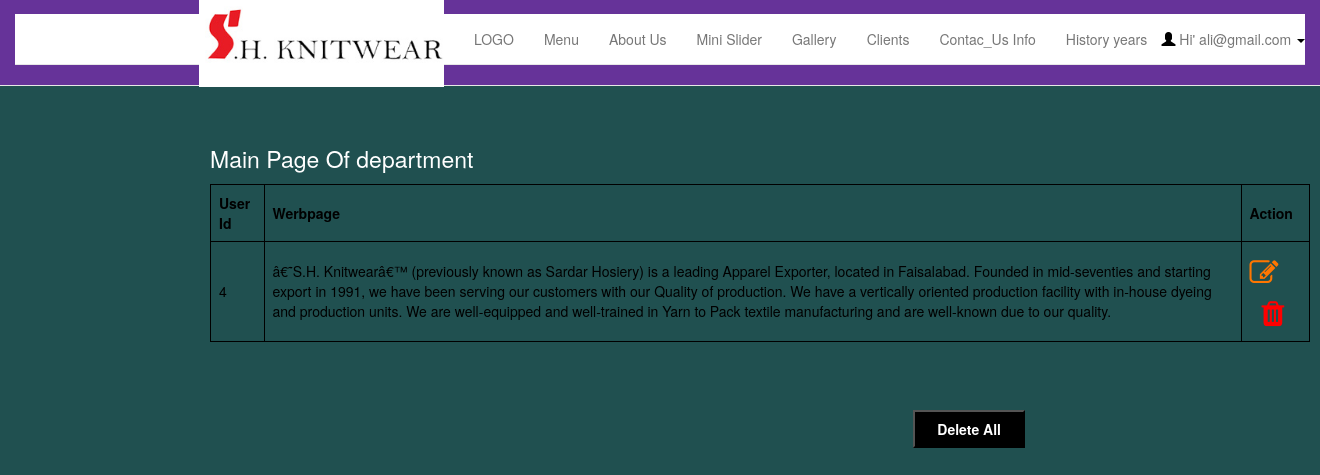
The app's page /admin/mange_about_us.php (signed in) with its own data.
### tables this page shows
CREATE TABLE `users` (
  `userId` int(11) NOT NULL,
  `userName` varchar(30) NOT NULL,
  `userEmail` varchar(60) NOT NULL,
  `userPass` varchar(255) NOT NULL
);

CREATE TABLE `about_us` (
  `user_id` int(11) NOT NULL,
  `werbpage` varchar(1000) NOT NULL
);

### admin/mange_about_us.php (the view, shortened to what this page needs)
<?php
  include "config.php";
  include "header.php";
?>
<html>
<head>
<link rel="stylesheet" href="https://cdnjs.cloudflare.com/ajax/libs/font-awesome/4.7.0/css/font-awesome.min.css">
</head>
<body>
<table style="width:1100px;  margin:135px 210px; ">
<caption style="color: #fff; font-size: 23px;">Main Page Of department </caption>
<tr>
    <th>User Id</th>
    <th>Werbpage</th>
    <th>Action</th>
</tr>
                    <?php
                        $sql = "SELECT * FROM about_us ";
                           $result = $conn->query($sql);
                           if ($result->num_rows > 0) {
                            while($row = $result->fetch_assoc()) {
                            $user_id = $row["user_id"];
                            $werbpage= $row['werbpage'];
                    ?>
                    <tr>
                        <td><?php echo $user_id; ?></td>
                        <td><?php echo $werbpage; ?></td>
                        <td>
                            <a href="update_about_us.php?id=<?php echo $user_id; ?>" style="font-size: 29px;" ><i class="fa fa-pencil-square-o" aria-hidden="true" style="color: #ff7600;"></i></a>
                            <a href="del_about_us.php?id=<?php echo $user_id; ?>" onClick="return do_confirm();" style="margin-left:12px; font-size: 29px;"><i class="fa fa-trash" aria-hidden="true" style="color: red;"></i></a>
                        </td>
                    </tr>
                    <?php }} ?>
</table>
                    <?php
                        $sql = "SELECT * FROM about_us ";
                           $result = $conn->query($sql);
                           if ($result->num_rows > 0) {
                            while($row = $result->fetch_assoc()) {
                            $user_id= $row['user_id'];
                    ?>
                        <a href="all_del_about_us.php?id=<?php echo $user_id; ?>" onClick="return do_confirm();">
                            <input type="submit" name="submit" value="Delete All" style="background-color: #000; color: #fff;">
                        </a>
                    <?php }} ?>
</body>
</html>

### admin/header.php (shortened to what this page needs)
<?php
	require_once 'dbconnect.php';
	$res=mysqli_query($conn,"SELECT * FROM users WHERE userId=".$_SESSION['user']);
	$userRow=mysqli_fetch_array($res);
?>
<!DOCTYPE html>
<html>
<head>
<link rel="stylesheet" href="assets/css/bootstrap.min.css" type="text/css"  />
<link rel="stylesheet" href="style.css" type="text/css" />
	<link href="http://netdna.bootstrapcdn.com/bootstrap/3.3.5/css/bootstrap.css" rel="stylesheet">
<link rel="stylesheet" href="https://cdnjs.cloudflare.com/ajax/libs/font-awesome/4.7.0/css/font-awesome.min.css">
</head>
<body style="background-color:rgb(32, 80, 80);">
	<nav class="navbar navbar-default navbar-fixed-top">
      <div class="container-fluid" style="    background: rebeccapurple;">
        <div class="navbar-header">
          <a class="navbar-brand" href="home.php"><img src="1.png"  width="169px"></a>
        </div>
        <div id="navbar" class="navbar-collapse collapse dropdown" style="margin-top:14px;">
			<div id="navbar">
					  <nav class="navbar navbar-default navbar-static-top" role="navigation">
						<div class="navbar-header">
						  <a class="navbar-brand"href="home.php"><img src="logo1.jpg" style="margin-top:-29px; width: 245px;"></a>
						</div>
						<div class="collapse navbar-collapse" id="navbar-collapse-1" style="    background: white;">
						  <ul class="nav navbar-nav">
							<li><a href="mange_logo.php">LOGO</a></li>
							<li class="dropdown">
							  <a href="home.php" class="dropdown-toggle" data-toggle="dropdown">Menu</a>
							</li>
							<li class="dropdown">
							  <a href="home.php" class="dropdown-toggle" data-toggle="dropdown">About Us</a>
							</li>
							<li class="dropdown">
							  <a href="home.php" class="dropdown-toggle" data-toggle="dropdown">Mini Slider </a>
							</li>
							<li class="dropdown">
							  <a href="home.php" class="dropdown-toggle" data-toggle="dropdown">Gallery </a>
							</li>
							<li class="dropdown">
							  <a href="home.php" class="dropdown-toggle" data-toggle="dropdown">Clients </a>
							</li>
							<li class="dropdown">
							  <a href="home.php" class="dropdown-toggle" data-toggle="dropdown">Contac_Us Info </a>
							</li>
							<li class="dropdown">
							  <a href="home.php" class="dropdown-toggle" data-toggle="dropdown">History years </a>
							</li>
						  </ul>
						</div>
						 	<ul class="nav navbar-nav navbar-right">
					            <li class="dropdown" style="margin-top:-50px;">
					              <a href="#" class="dropdown-toggle" data-toggle="dropdown" role="button" aria-haspopup="true" aria-expanded="false">
								  <span class="glyphicon glyphicon-user"></span>&nbsp;Hi' <?php echo $userRow['userEmail']; ?>&nbsp;<span class="caret"></span></a>
					            </li>
					         </ul>
					  </nav>
				</div>
        </div>
      </div>
    </nav>

### admin/style.css (style rules this page uses)
* { margin:0; padding:0; }
@media (min-width: 768px) { #navbar { text-align: center; } }

### admin/header.php (style rules this page uses)
* { padding:0px; margin:0px; color: black; }
table, th,td { border: 1px solid black; border-collapse: collapse; }
th, td { padding: 8px; }

### admin/mange_about_us.php (style rules this page uses)
* { padding:0px; margin:0px; }
table, th,td { border: 1px solid black; border-collapse: collapse; }
th, td { padding: 8px; }
input { float: right; margin-right: 295px; margin-top: -67px; padding: 7px 22px; font-weight: 700; background-clip: padding-box; }
th { color: #000; }

### records on screen
users: userEmail "ali@gmail.com"
about_us: user_id "4", werbpage "â€˜S.H. Knitwearâ€™ (previously known as Sardar Hosiery) is a leading Apparel Exporter, located in Faisalabad. Founded in mid-seventies and starting export in 1991, we have been serving our customers with our Quality of production. We have a vertically oriented production facility with in-house dyeing and production units. We are well-equipped and well-trained in Yarn to Pack textile manufacturing and are well-known due to our quality."
